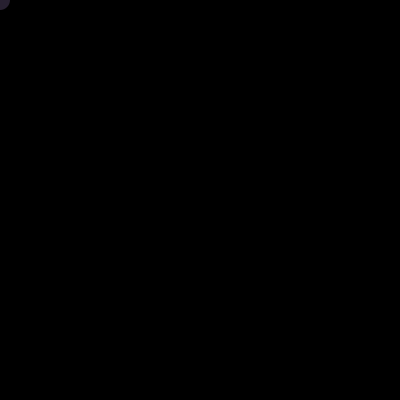
Frame 1 (no input)
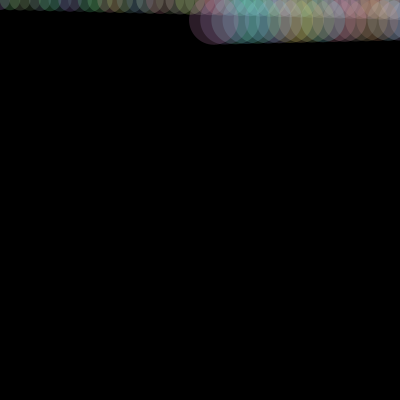
Frame 60 (the mouse pressed at the canvas centre just before this capture)
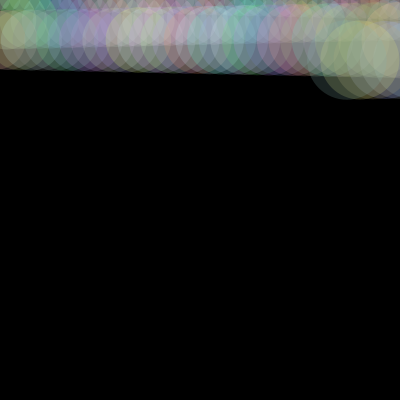
Frame 120 (the mouse held since frame 60 and released just before this capture)

The Processing sketch that drew these frames (run headless with seeded random() and noise(); from frame 60 on, the mouse is pressed at the canvas centre):

// Processing sketch: processing_73405
// ── processing_73405.pde

float circleX=0;
float circleY=0;
float cirX=20;
float cirY=20;
float speed=10;
void setup(){
  size(400,400);
  noStroke();
  frameRate(60);
  background(0);
  smooth();
}



void draw(){
  
  //if (mousePressed)background(0);
  
  fill(random(100,255),random(130,255),random(100,255),50);
  ellipse(circleX,circleY,cirX,cirY);
  cirX+=0.5;
  cirY+=0.5;
  
  circleX=circleX+speed;
  if (circleX>400 || (circleX<0)){
    speed =speed*-1.09;
    circleY+=20;
  } 
 
  
  
}
